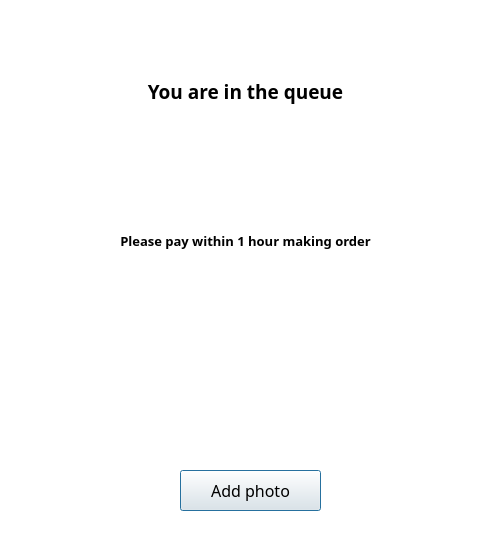
<?xml version="1.0" encoding="UTF-8"?>
<ui version="4.0">
 <class>Dialog</class>
 <widget class="QDialog" name="Dialog">
  <property name="geometry">
   <rect>
    <x>0</x>
    <y>0</y>
    <width>503</width>
    <height>540</height>
   </rect>
  </property>
  <property name="windowTitle">
   <string>Dialog</string>
  </property>
  <property name="layoutDirection">
   <enum>Qt::LeftToRight</enum>
  </property>
  <property name="styleSheet">
   <string notr="true">QDialog{
	background-color: white;
}</string>
  </property>
  <widget class="QWidget" name="verticalLayoutWidget">
   <property name="geometry">
    <rect>
     <x>50</x>
     <y>20</y>
     <width>391</width>
     <height>441</height>
    </rect>
   </property>
   <layout class="QVBoxLayout" name="verticalLayout">
    <item>
     <widget class="QLabel" name="queue_label">
      <property name="font">
       <font>
        <family>Manrope</family>
        <pointsize>14</pointsize>
        <weight>75</weight>
        <bold>true</bold>
       </font>
      </property>
      <property name="text">
       <string>You are in the queue</string>
      </property>
      <property name="alignment">
       <set>Qt::AlignCenter</set>
      </property>
     </widget>
    </item>
    <item>
     <widget class="QLabel" name="queue_label_2">
      <property name="font">
       <font>
        <family>Manrope</family>
        <pointsize>10</pointsize>
        <weight>75</weight>
        <bold>true</bold>
       </font>
      </property>
      <property name="text">
       <string>Please pay within 1 hour making order</string>
      </property>
      <property name="alignment">
       <set>Qt::AlignCenter</set>
      </property>
     </widget>
    </item>
    <item>
     <widget class="QLabel" name="qr_label">
      <property name="sizePolicy">
       <sizepolicy hsizetype="Preferred" vsizetype="Preferred">
        <horstretch>0</horstretch>
        <verstretch>0</verstretch>
       </sizepolicy>
      </property>
      <property name="minimumSize">
       <size>
        <width>0</width>
        <height>0</height>
       </size>
      </property>
      <property name="maximumSize">
       <size>
        <width>16777215</width>
        <height>420</height>
       </size>
      </property>
      <property name="text">
       <string/>
      </property>
      <property name="pixmap">
       <pixmap resource="../../../public/images/post_images/post_images.qrc">:/post_images/IMG_7107.jpg</pixmap>
      </property>
      <property name="scaledContents">
       <bool>true</bool>
      </property>
     </widget>
    </item>
   </layout>
  </widget>
  <widget class="QPushButton" name="add_silp_button">
   <property name="geometry">
    <rect>
     <x>180</x>
     <y>470</y>
     <width>141</width>
     <height>41</height>
    </rect>
   </property>
   <property name="font">
    <font>
     <family>Manrope</family>
     <pointsize>12</pointsize>
    </font>
   </property>
   <property name="text">
    <string>Add photo</string>
   </property>
  </widget>
 </widget>
 <resources>
  <include location="../../../public/images/post_images/post_images.qrc"/>
 </resources>
 <connections/>
</ui>
